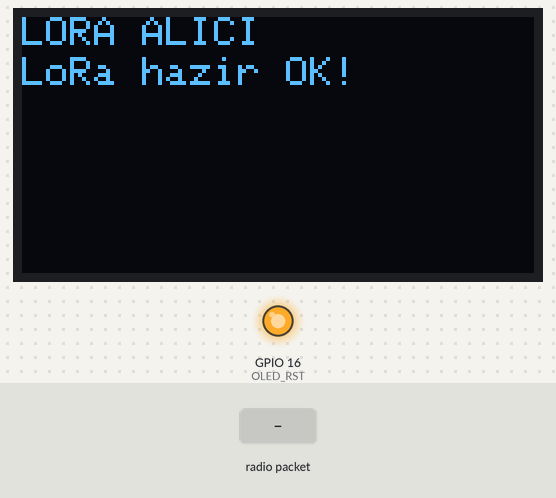
Recording of a sketch running on a simulated ESP32. Shown: 128×64 one-colour display, output pins drawn as LEDs (lit = HIGH). The test bench sets the inputs (shaded band). No radio packets arrive unless stated; what the sketch prints to the serial monitor is not drawn.

Above: at 1.3 s.
1.4 s: radio packet "1" arrives
At 3.5 s:
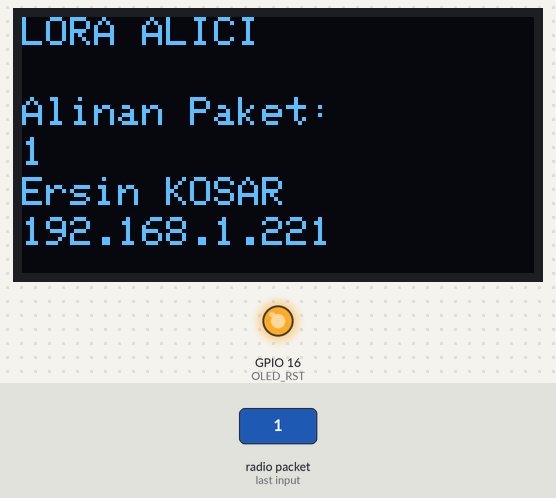
3.9 s: radio packet "0" arrives
At 5.4 s:
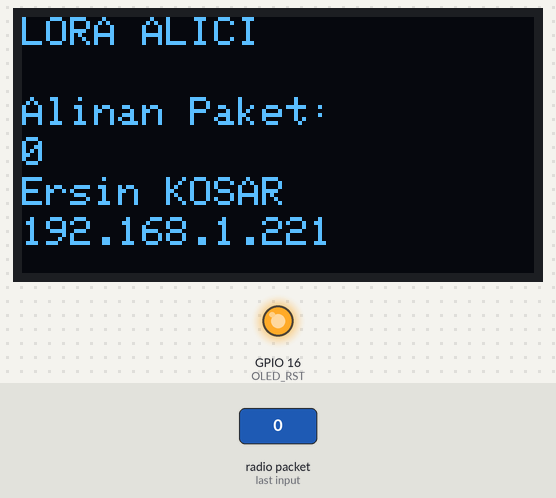
6.4 s: radio packet "2" arrives
Timing chart, 0 to 9.4 s (numbered marks = the images above; inputs shaded):
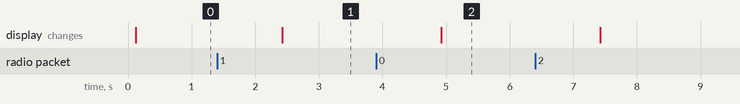

Measured:
- after the input at 1.4 s, the display: changes after 1.0 s (image 1)
- after the input at 3.9 s, the display: changes after 1.0 s (image 2)

The sketch:

recevir.ino
```cpp
//Libraries for LoRa
#include <SPI.h>
#include <LoRa.h>

//Libraries for OLED Display
#include <Wire.h>
#include <Adafruit_GFX.h>
#include <Adafruit_SSD1306.h>

//define the pins used by the LoRa transceiver module
#define SCK 5
#define MISO 19
#define MOSI 27
#define SS 18
#define RST 14
#define DIO0 26

//433E6 for Asia
//866E6 for Europe
//915E6 for North America
#define BAND 866E6

//OLED pins
#define OLED_SDA 4
#define OLED_SCL 15
#define OLED_RST 16
#define SCREEN_WIDTH 128 // OLED display width, in pixels
#define SCREEN_HEIGHT 64 // OLED display height, in pixels

Adafruit_SSD1306 display(SCREEN_WIDTH, SCREEN_HEIGHT, &Wire, OLED_RST);

String LoRaData;

void setup() {

  //reset OLED display via software
  pinMode(OLED_RST, OUTPUT);
  digitalWrite(OLED_RST, LOW);
  delay(20);
  digitalWrite(OLED_RST, HIGH);

  //initialize OLED
  Wire.begin(OLED_SDA, OLED_SCL);
  if(!display.begin(SSD1306_SWITCHCAPVCC, 0x3c, false, false)) { // Address 0x3C for 128x32
    Serial.println(F("SSD1306 allocation failed"));
    for(;;); // Don't proceed, loop forever
  }

  display.clearDisplay();
  display.setTextColor(WHITE);
  display.setTextSize(1);
  display.setCursor(0,0);
  display.print("LORA ALICI ");
  display.display();

  //initialize Serial Monitor
  Serial.begin(115200);

  Serial.println("LoRa Receiver Test");

  //SPI LoRa pins
  SPI.begin(SCK, MISO, MOSI, SS);
  //setup LoRa transceiver module
  LoRa.setPins(SS, RST, DIO0);

  if (!LoRa.begin(BAND)) {
    Serial.println("Lora baslatilamadi!");
    while (1);
  }
  Serial.println("LoRa hazir OK!");
  display.setCursor(0,10);
  display.println("LoRa hazir OK!");
  display.display();
}

void loop() {

  //try to parse packet
  int packetSize = LoRa.parsePacket();
  if (packetSize) {
    //received a packet
    Serial.print("Alinan Paket");

    //read packet
    while (LoRa.available()) {
      LoRaData = LoRa.readString();
      Serial.print(LoRaData);
    }

    //print RSSI of packet
    int rssi = LoRa.packetRssi();
    Serial.print(" with RSSI ");
    Serial.println(rssi);

   // Dsiplay information
   display.clearDisplay();
   display.setCursor(0,0);
   display.print("LORA ALICI");
   display.setCursor(0,20);
   display.print("Alinan Paket:");
   display.setCursor(0,30);
   display.print(LoRaData);
   display.setCursor(0,40);
   display.print("Ersin KOSAR");
   display.setCursor(0,50);
   display.print("192.168.1.221");

   display.display();
  }
}
```
